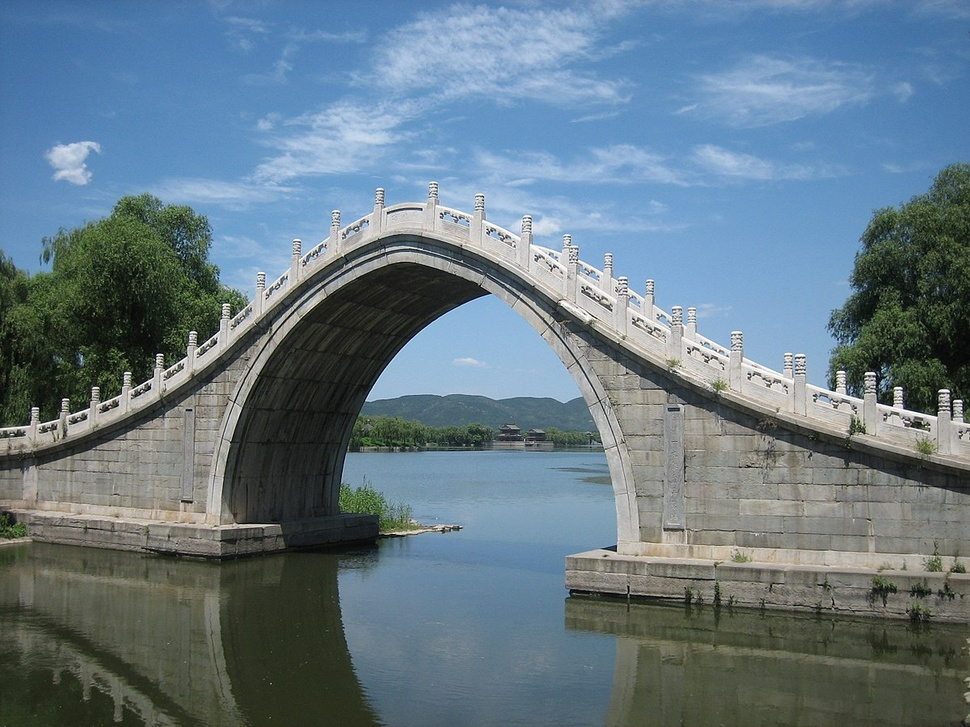
#> input picture Landmark Detection/testing/bridge_1.jpg, 970 x 727 px, shrunk from 1200 x 900 before the run
$ python -i pencilsketch_webapp.py   (imports and definitions only)
#> lines starting #> are read from the running program, lines starting #| are printed output that depends on the picture
#> further down, picture is the input picture: shape (727, 970, 3); mean B, G, R 132.8, 121, 101.2
#Importing libraries and dependencies
import streamlit as st #web app and camera
import numpy as np # for image processing
from PIL import Image #Image processing
import cv2 #computer vision

def dodgeV2(x, y):
    return cv2.divide(x, 255 - y, scale=256)

def pencilsketch(inp_img):
    img_gray = cv2.cvtColor(inp_img, cv2.COLOR_BGR2GRAY)
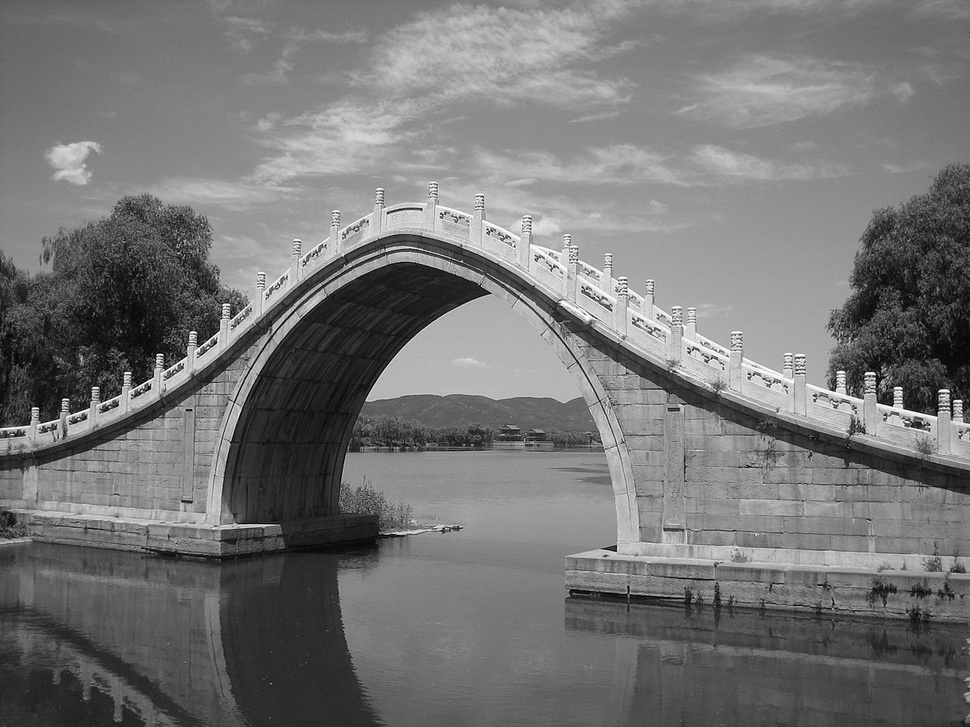
#> img_gray: shape (727, 970); min 0, max 255, mean 116.4
    #cv2.cvtColor() method is used to convert an image from one color space to another
    img_invert = cv2.bitwise_not(img_gray)
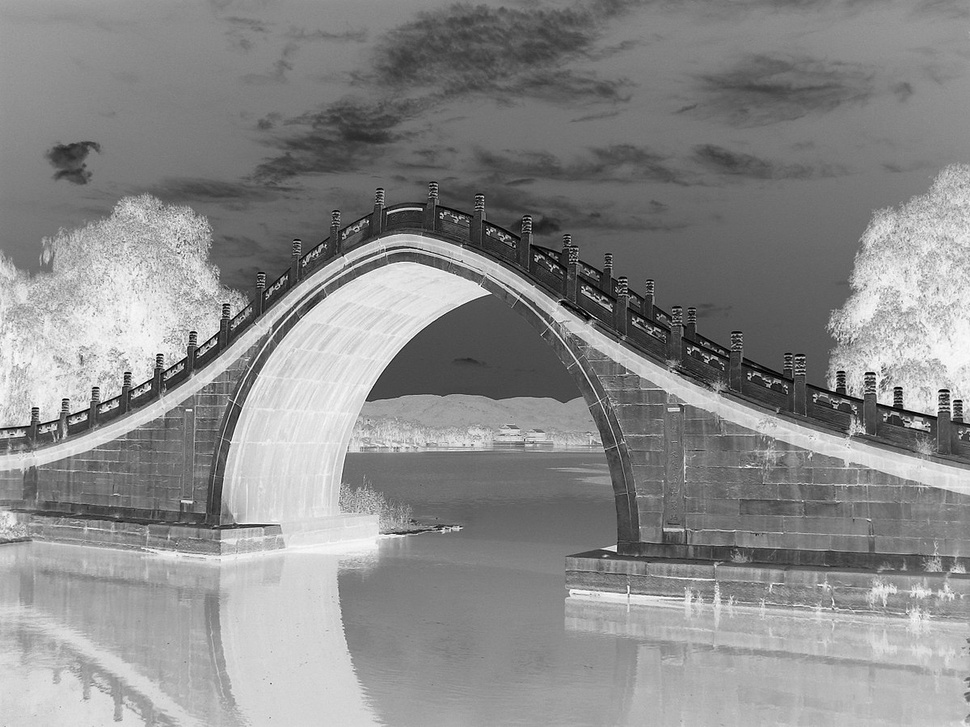
#> img_invert: shape (727, 970); min 0, max 255, mean 138.6
    #the bitwise NOT function flips pixel values.
    #All pixels that are greater than zero are set to zero, and all pixels that are equal to zero are set to 255
    img_smoothing = cv2.GaussianBlur(img_invert, (21, 21),sigmaX=0, sigmaY=0) #GaussianBlur() method of cv2 library to blur an image
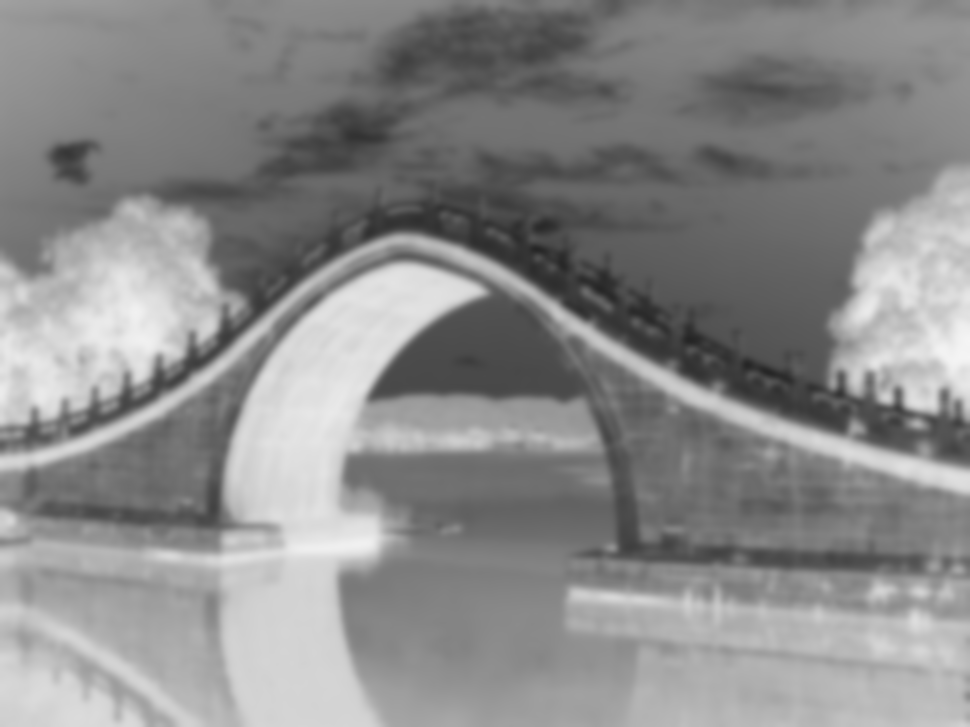
#> img_smoothing: shape (727, 970); min 37, max 245, mean 138.6
    final_img = dodgeV2(img_gray, img_smoothing)
#> in dodgeV2, `return cv2.divide(x, 255 - y, scale=256)`:
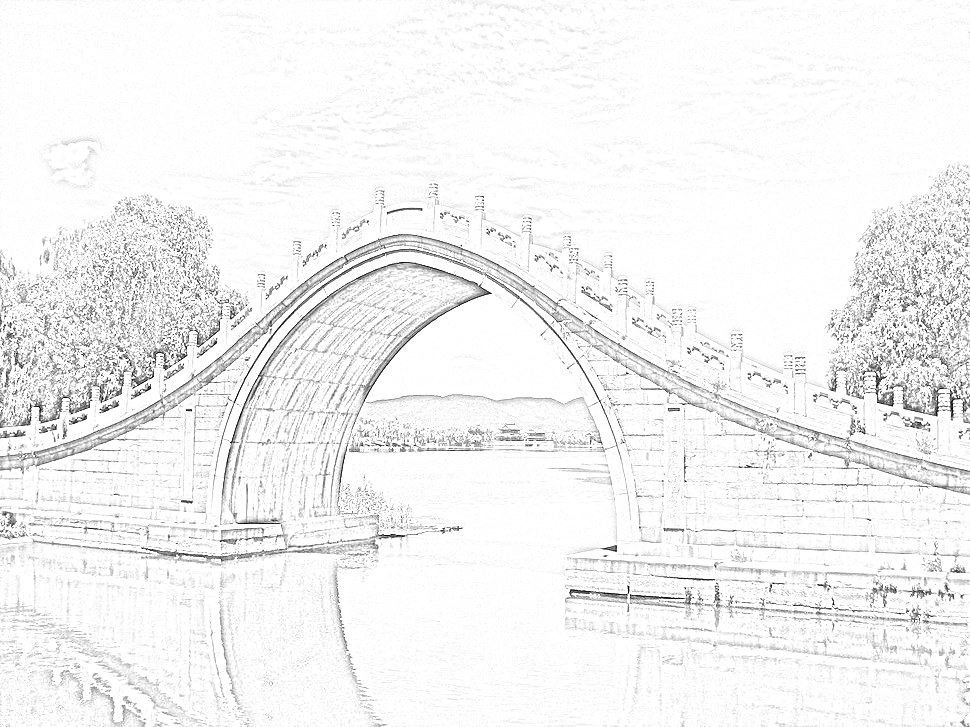
#> returned value: shape (727, 970); min 0, max 255, mean 242.9
    return(final_img)


# [3 lines not run here, left out]

# collect the user input

#file_image = st.sidebar.file_uploader("Upload your Photos", type=['jpeg','jpg','png'])

# collecting the input image from user camera

# [1 line that did not run here, left out]

# [16 lines not run here, left out]


>>> import cv2
>>> picture = cv2.imread('../../Landmark Detection/testing/bridge_1.jpg')
>>> result = pencilsketch(picture)

$ run again, on Landmark Detection/testing/building_1.jpg
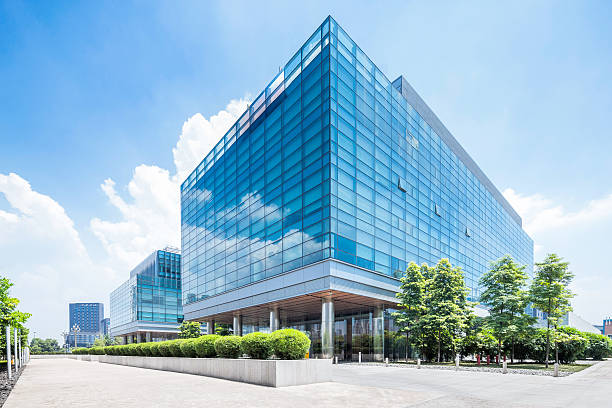
#> input picture Landmark Detection/testing/building_1.jpg, 612 x 408 px
#> picture is the input picture: shape (408, 612, 3); mean B, G, R 208, 186.5, 148.8
#> in pencilsketch, `img_smoothing = cv2.GaussianBlur(img_invert, (21, 21),sigmaX=0, sigmaY..`:
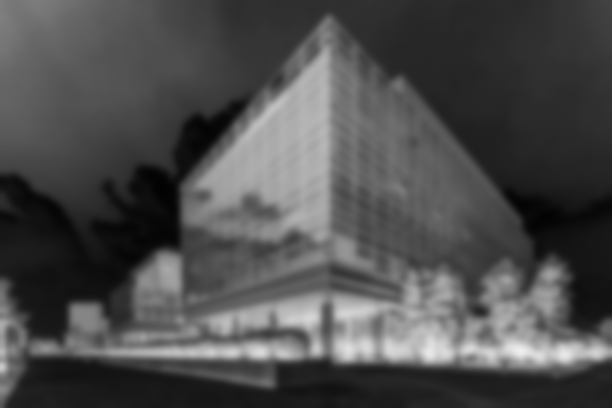
#> img_smoothing: shape (408, 612); min 2, max 238, mean 77.3
#> in dodgeV2, `return cv2.divide(x, 255 - y, scale=256)`:
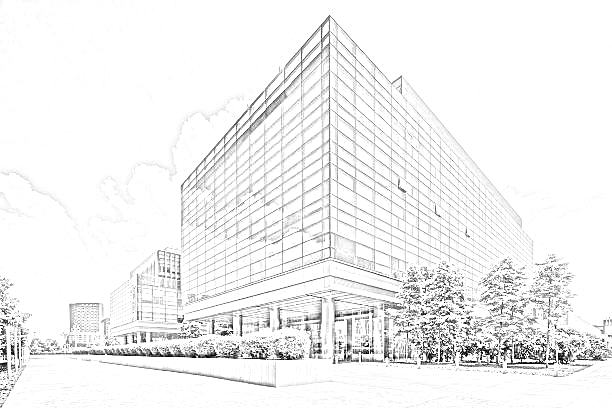
#> returned value: shape (408, 612); min 0, max 255, mean 241.7

$ run again, on Landmark Detection/testing/canyons_1.jpg
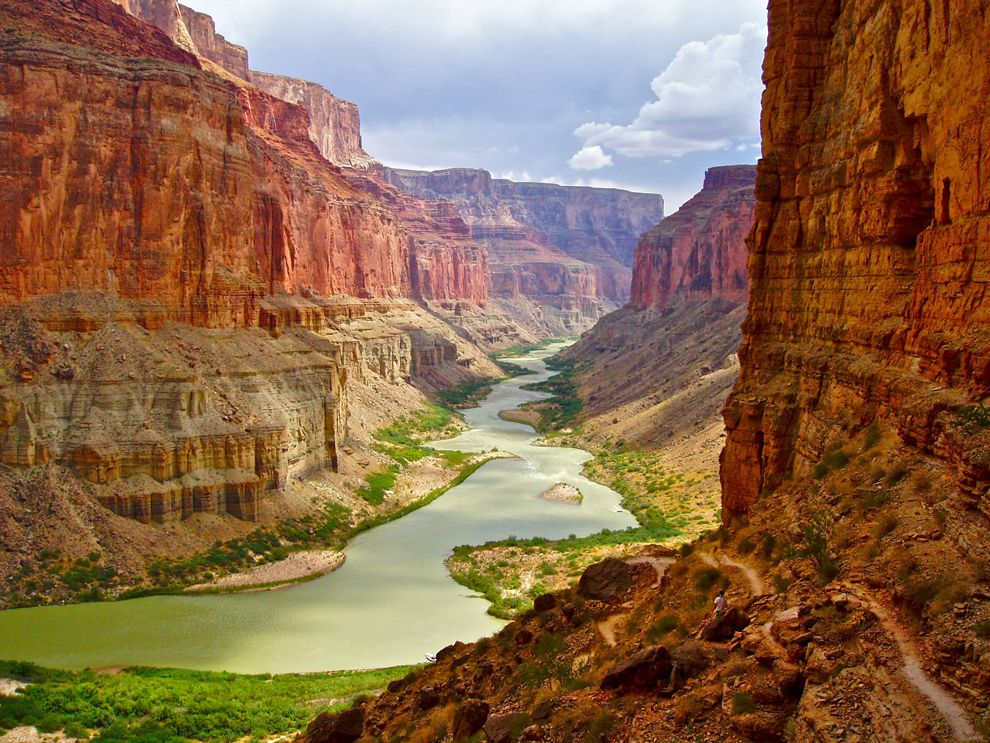
#> input picture Landmark Detection/testing/canyons_1.jpg, 990 x 743 px
#> picture is the input picture: shape (743, 990, 3); mean B, G, R 73.8, 103.2, 136.7
#> in pencilsketch, `img_smoothing = cv2.GaussianBlur(img_invert, (21, 21),sigmaX=0, sigmaY..`:
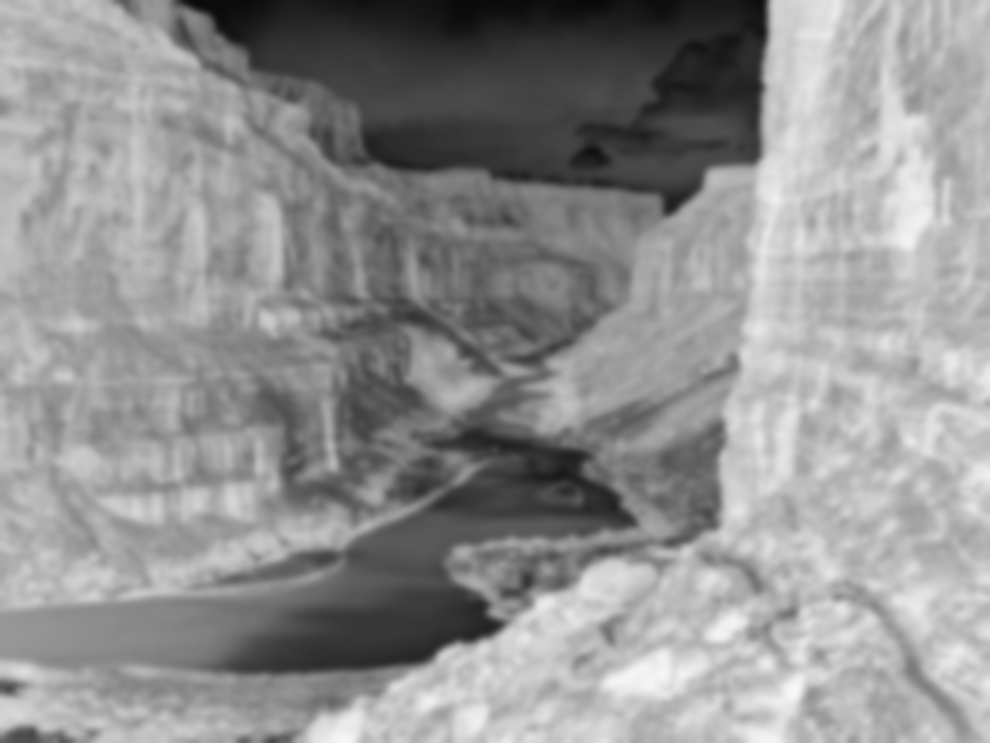
#> img_smoothing: shape (743, 990); min 8, max 249, mean 145.1
#> in dodgeV2, `return cv2.divide(x, 255 - y, scale=256)`:
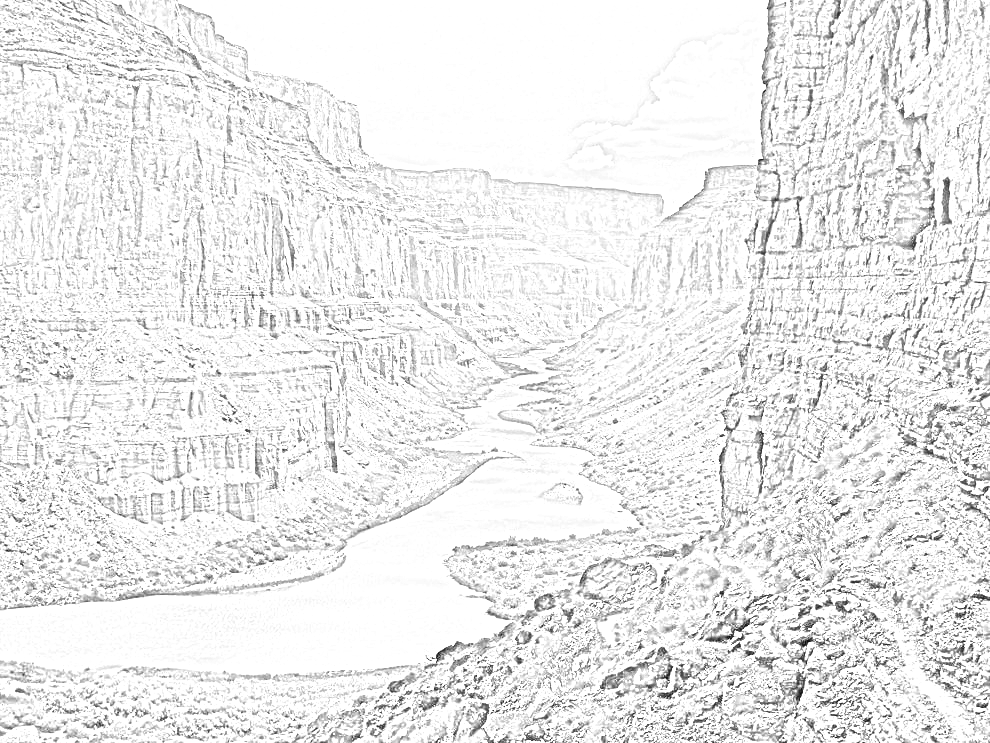
#> returned value: shape (743, 990); min 9, max 255, mean 235.6

$ run again, on Landmark Detection/testing/mountain_1.jpg
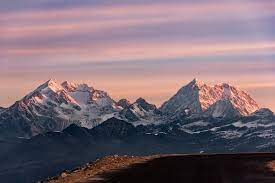
#> input picture Landmark Detection/testing/mountain_1.jpg, 275 x 183 px
#> picture is the input picture: shape (183, 275, 3); mean B, G, R 116.4, 107.1, 125.1
#> in pencilsketch, `img_smoothing = cv2.GaussianBlur(img_invert, (21, 21),sigmaX=0, sigmaY..`:
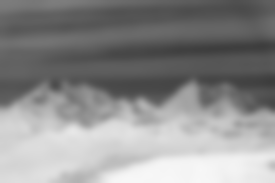
#> img_smoothing: shape (183, 275); min 61, max 247, mean 141.4
#> in dodgeV2, `return cv2.divide(x, 255 - y, scale=256)`:
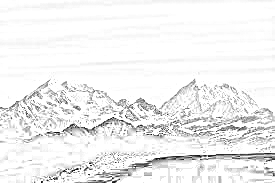
#> returned value: shape (183, 275); min 0, max 255, mean 240.1
